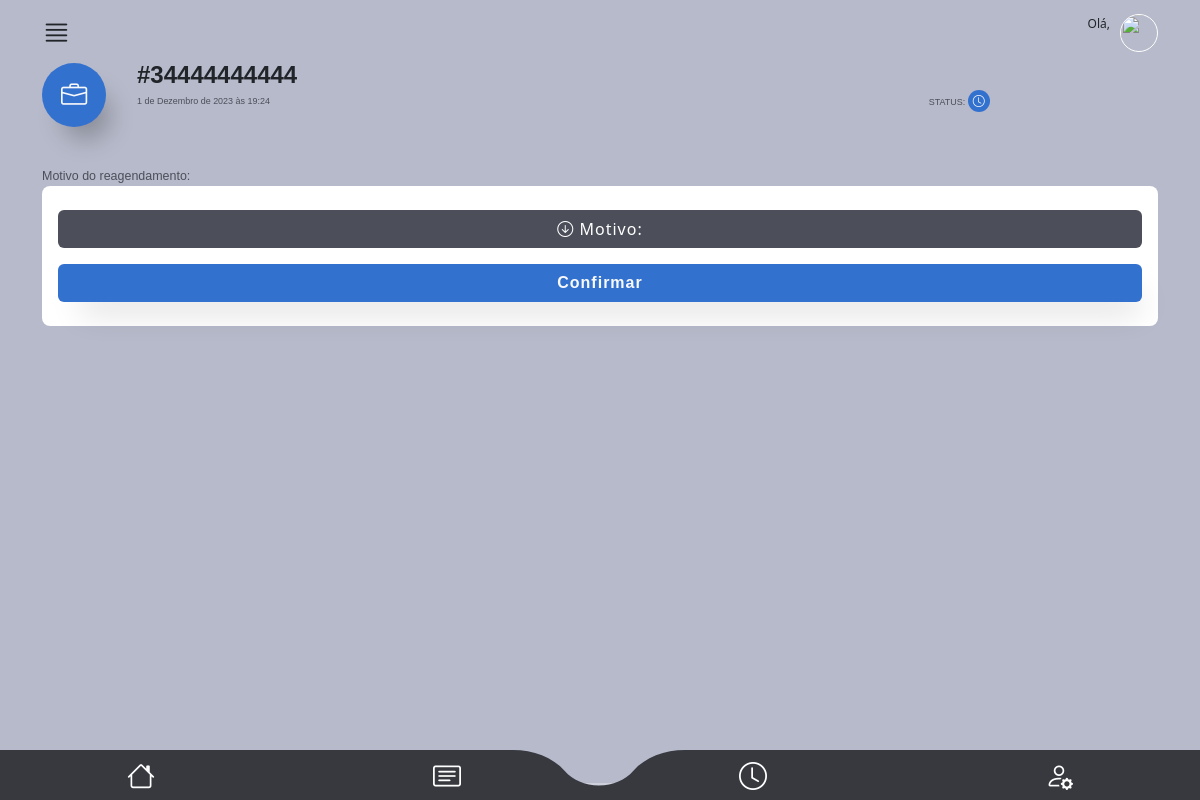
The page /main/reagendar/2 on the database its author committed.
### staff/models.py (models this page shows, shortened)
class OrdemDeServico(models.Model):
    ticket = models.CharField(max_length=200, unique=True)
    tecnico = models.ForeignKey(
        CustomUser,
        on_delete=models.CASCADE,
        related_name="ordens_técnico",
        null=True,
        default=None,
    )
    staff = models.ForeignKey(
        CustomUser, on_delete=models.CASCADE, related_name="ordens_staff"
    )
    descricao = models.TextField(max_length=600)
    previsao_chegada = models.DateTimeField(editable=True)
    previsao_execucao = models.DateTimeField(editable=True)
    material = models.CharField(max_length=100, validators=[MinLengthValidator(3)])
    equipamento = models.CharField(max_length=100, validators=[MinLengthValidator(3)])
    data_criacao = models.DateTimeField(auto_now_add=True)
    cliente = models.ForeignKey(Cliente, on_delete=models.CASCADE)
    endereco = models.ForeignKey(Endereco, on_delete=models.CASCADE)
    contrato = models.CharField(max_length=700, null=True, blank=True)
    atividade = models.CharField(max_length=50, choices=ACTIVITY_CHOICES)
    status_tecnico = models.CharField(max_length=50, choices=TECNICAL_CHOICES)
    status = models.CharField(
        max_length=10, choices=STATUS_CHOICES, default="Aguardando"
    )
    atraso_em_minutos = models.CharField(max_length=50, choices=ATRASO_CHOICES)
    atraso_descricao = models.TextField(max_length=400)
    descricao_reagendamento = models.TextField(max_length=400)
    vezes_reagendada = models.IntegerField(default=0)
    aceite = models.BooleanField(default=False)

### main/views.py (the view)
# urls.py: path("reagendar/<int:ordem_id>", views.reagendar, name="reagendar"),
def reagendar(request, ordem_id):
    try:
        ordem = OrdemDeServico.objects.get(
            id=ordem_id, status__in=["Atenção", "Urgente", "Aguardando"], aceite=True
        )
        user = request.user
        aceites = calcula_aceite(user)
        if request.method == "POST":
            ordem.status = "Reagendar"
            ordem.aceite = False
            ordem.status_tecnico = "Aguardando Início"
            ordem.vezes_reagendada += 1
            form = ReagendarForm(request.POST, instance=ordem)
            if form.is_valid():
                form.save()
                messages.add_message(
                    request, constants.SUCCESS, "Ordem enviada para reagendamento"
                )
                redirect_url = reverse("dashboard")
                return redirect(redirect_url)
        else:
            form = ReagendarForm(instance=ordem)
        return render(request, "reagendar.html", {"ordem": ordem, "form": form, **aceites})
    except Exception as e:
        return render(request, "error.html", {"error_message": str(e)})

### main/helpers.py (called while the page is built)
def calcula_aceite(user):
    try:
        ordens = OrdemDeServico.objects.filter(
            tecnico=user, aceite=False, status__in=["Aguardando", "Atenção", "Urgente"]
        )
        pendentes = len(ordens)
        return {"pendentes": pendentes}
    except Exception as e:
        print(f"Erro ao calcular aviso: {e}")
        return {"pendentes": 0}

### main/templates/reagendar.html (shortened to what this page needs)
{% extends "base2.html" %}
{%load static%}
{% block rest %}
      <section id="detalhes_oc_scr">
        <div class="container">
            <div id="oc_detalhes">
              <div class="oc_titulo mb-1 mb-md-3">
                <div class="row">
                  <div class="col-3 col-md-1">
                    <div class="icon bg01">
                      <i class="bi bi-briefcase text-light"></i>
                    </div>
                  </div>
                  <div class="col-9 col-md-10">
                    <h4 class="font-bold">
                      #{{ordem.ticket}}
                    </h4>
                    <div class="row">
                      <div class="col-8 col-md-10">
                        <p class="font-medium color04">{{ordem.data_criacao}}</p>
                      </div>
                      <div class="col-4 col-md-2">
                        <p class="font-medium color04">STATUS:
                          <span class="icon_sm bg01"><i class="bi bi-clock text-light"></i></span>
                        </p>
                      </div>
                    </div>
                  </div>
                </div>
              </div>
              <div class="oc_ocorrencia">
                <label class="mt-4 font-medium color04">Motivo do reagendamento:</label>
               <div class="detalhes_ocorrencia">
                <form id="form_reportar_ocorrencia" class="row"   method="POST"
                >
                  <div class="oc_acoes mt-2 mb-2">
                    <a class="btn bg04 w-100 collapsed" data-bs-toggle="collapse" href="#acoes_01" role="button" aria-expanded="false" aria-controls="acoes_01">
                      <i class="bi bi-arrow-down-circle"></i> Motivo:
                    </a>
                  <button type="submit" class="btn bg01 text-light w-100 box-shadow fs-6 font-bold mt-3">Confirmar</button>
                </form>
               </div>
              </div>
            </div>
        </div>
      </section>
  {% endblock %}

### main/templates/static/assets/css/app_mamminfo.css (style rules this page uses)
html { font-family: 'Noto', sans-serif;background: #ced0dc; }
.font-medium { font-family: 'NotoMedium', sans-serif;font-weight: 400; }
.font-bold { font-family: 'NotoBold', sans-serif;font-weight: 600; }
.bg01 { background: #3371cf; }
.bg04 { background: #4c4f5a; }
.color04 { color: #4c4f5a; }
section { height: auto;min-height: 90vh;max-width: 100vw;width: 100%; }
.box-shadow { box-shadow: 10px 20px 32px -12px rgba(0,0,0,.2); }
.btn { letter-spacing: 1px; }
#oc_detalhes .oc_titulo .icon { width: 64px;height: 64px;border-radius: 64px;display: inline-block;text-align: center;line-height: 64px;box-shadow: 12px 20px 24px -8px rgba(0,0,0,.25); }
#oc_detalhes .oc_titulo .icon i { font-size: 1.64rem; }
#oc_detalhes .oc_titulo h4 { line-height: 100%; }
#oc_detalhes .oc_titulo p { font-size: .56rem;margin: 0; }
#oc_detalhes .oc_titulo .icon_sm { width: 22px;height: 22px;border-radius: 22px;display: inline-block;text-align: center;line-height: 22px;margin-top: -5px; }
#oc_detalhes .oc_titulo .icon_sm i { font-size: .75rem; }
#oc_detalhes { padding-bottom: 50px; }
#oc_detalhes .oc_ocorrencia label { font-size: .78rem; }
#oc_detalhes .oc_ocorrencia .detalhes_ocorrencia { background: #fff;border-radius: 8px;padding: 16px;margin-bottom: 75px; }
#oc_detalhes .oc_ocorrencia .detalhes_ocorrencia .oc_acoes { color: #fff; }
#oc_detalhes .oc_ocorrencia .detalhes_ocorrencia .oc_acoes .btn { color: #fff; }
#oc_detalhes .oc_ocorrencia .detalhes_ocorrencia .oc_acoes .btn.collapsed { color: #fff; }

### rows shown on the page
OrdemDeServico: ticket "34444444444", data_criacao "1 de Dezembro de 2023 às 19:24"
